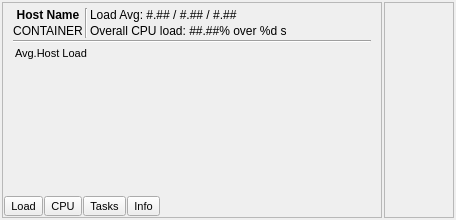
<?xml version="1.0" encoding="UTF-8"?>
<ui version="4.0">
 <class>FrmHostInfo</class>
 <widget class="QWidget" name="FrmHostInfo">
  <property name="geometry">
   <rect>
    <x>0</x>
    <y>0</y>
    <width>456</width>
    <height>220</height>
   </rect>
  </property>
  <property name="minimumSize">
   <size>
    <width>0</width>
    <height>220</height>
   </size>
  </property>
  <property name="windowTitle">
   <string>Form</string>
  </property>
  <layout class="QHBoxLayout" name="horizontalLayout" stretch="1,10">
   <property name="spacing">
    <number>2</number>
   </property>
   <property name="leftMargin">
    <number>2</number>
   </property>
   <property name="topMargin">
    <number>2</number>
   </property>
   <property name="rightMargin">
    <number>2</number>
   </property>
   <property name="bottomMargin">
    <number>2</number>
   </property>
   <item>
    <widget class="QFrame" name="frmHostInfo">
     <property name="minimumSize">
      <size>
       <width>380</width>
       <height>0</height>
      </size>
     </property>
     <property name="maximumSize">
      <size>
       <width>380</width>
       <height>16777215</height>
      </size>
     </property>
     <property name="frameShape">
      <enum>QFrame::StyledPanel</enum>
     </property>
     <property name="frameShadow">
      <enum>QFrame::Raised</enum>
     </property>
     <layout class="QVBoxLayout" name="verticalLayout_4">
      <property name="spacing">
       <number>1</number>
      </property>
      <property name="leftMargin">
       <number>1</number>
      </property>
      <property name="topMargin">
       <number>1</number>
      </property>
      <property name="rightMargin">
       <number>1</number>
      </property>
      <property name="bottomMargin">
       <number>1</number>
      </property>
      <item>
       <widget class="QStackedWidget" name="stckForm">
        <property name="currentIndex">
         <number>0</number>
        </property>
        <widget class="QWidget" name="pageData">
         <layout class="QVBoxLayout" name="verticalLayout_7" stretch="1,1,100">
          <property name="spacing">
           <number>2</number>
          </property>
          <property name="topMargin">
           <number>4</number>
          </property>
          <property name="bottomMargin">
           <number>4</number>
          </property>
          <item>
           <layout class="QHBoxLayout" name="horizontalLayout_2">
            <item>
             <layout class="QVBoxLayout" name="verticalLayout_2">
              <property name="spacing">
               <number>2</number>
              </property>
              <item>
               <widget class="QLabel" name="lblHostName">
                <property name="font">
                 <font>
                  <weight>75</weight>
                  <bold>true</bold>
                 </font>
                </property>
                <property name="text">
                 <string>Host Name</string>
                </property>
                <property name="alignment">
                 <set>Qt::AlignCenter</set>
                </property>
               </widget>
              </item>
              <item>
               <widget class="QLabel" name="lblTaskAgentMode">
                <property name="text">
                 <string>CONTAINER</string>
                </property>
                <property name="alignment">
                 <set>Qt::AlignCenter</set>
                </property>
               </widget>
              </item>
             </layout>
            </item>
            <item>
             <widget class="Line" name="line">
              <property name="orientation">
               <enum>Qt::Vertical</enum>
              </property>
             </widget>
            </item>
            <item>
             <layout class="QVBoxLayout" name="verticalLayout_3">
              <property name="spacing">
               <number>2</number>
              </property>
              <item>
               <widget class="QLabel" name="lblLoadAvgs">
                <property name="text">
                 <string>Load Avg: #.## / #.## / #.##</string>
                </property>
                <property name="alignment">
                 <set>Qt::AlignLeading|Qt::AlignLeft|Qt::AlignVCenter</set>
                </property>
               </widget>
              </item>
              <item>
               <widget class="QLabel" name="lblCPULoad">
                <property name="text">
                 <string>Overall CPU load: ##.##% over %d s</string>
                </property>
                <property name="alignment">
                 <set>Qt::AlignLeading|Qt::AlignLeft|Qt::AlignVCenter</set>
                </property>
               </widget>
              </item>
             </layout>
            </item>
            <item>
             <spacer name="horizontalSpacer_2">
              <property name="orientation">
               <enum>Qt::Horizontal</enum>
              </property>
              <property name="sizeHint" stdset="0">
               <size>
                <width>40</width>
                <height>20</height>
               </size>
              </property>
             </spacer>
            </item>
           </layout>
          </item>
          <item>
           <widget class="Line" name="line_2">
            <property name="sizePolicy">
             <sizepolicy hsizetype="Minimum" vsizetype="Fixed">
              <horstretch>0</horstretch>
              <verstretch>0</verstretch>
             </sizepolicy>
            </property>
            <property name="orientation">
             <enum>Qt::Horizontal</enum>
            </property>
           </widget>
          </item>
          <item>
           <widget class="QStackedWidget" name="stckCharts">
            <property name="minimumSize">
             <size>
              <width>0</width>
              <height>110</height>
             </size>
            </property>
            <property name="currentIndex">
             <number>0</number>
            </property>
            <widget class="QWidget" name="pageLoad">
             <layout class="QVBoxLayout" name="verticalLayout_11" stretch="1,1000">
              <property name="spacing">
               <number>2</number>
              </property>
              <property name="leftMargin">
               <number>2</number>
              </property>
              <property name="topMargin">
               <number>2</number>
              </property>
              <property name="rightMargin">
               <number>2</number>
              </property>
              <property name="bottomMargin">
               <number>2</number>
              </property>
              <item>
               <widget class="QLabel" name="label_3">
                <property name="font">
                 <font>
                  <pointsize>8</pointsize>
                 </font>
                </property>
                <property name="text">
                 <string>Avg.Host Load</string>
                </property>
               </widget>
              </item>
              <item>
               <widget class="QSimpleTickerGraph" name="wdgChartLoad" native="true">
                <property name="sizePolicy">
                 <sizepolicy hsizetype="Preferred" vsizetype="Expanding">
                  <horstretch>0</horstretch>
                  <verstretch>0</verstretch>
                 </sizepolicy>
                </property>
                <property name="minimumSize">
                 <size>
                  <width>0</width>
                  <height>90</height>
                 </size>
                </property>
               </widget>
              </item>
             </layout>
            </widget>
            <widget class="QWidget" name="pageCPU">
             <layout class="QVBoxLayout" name="verticalLayout_10" stretch="1,1000">
              <property name="spacing">
               <number>2</number>
              </property>
              <property name="leftMargin">
               <number>2</number>
              </property>
              <property name="topMargin">
               <number>2</number>
              </property>
              <property name="rightMargin">
               <number>2</number>
              </property>
              <property name="bottomMargin">
               <number>2</number>
              </property>
              <item>
               <widget class="QLabel" name="label_2">
                <property name="font">
                 <font>
                  <pointsize>8</pointsize>
                 </font>
                </property>
                <property name="text">
                 <string>Overall CPU load</string>
                </property>
               </widget>
              </item>
              <item>
               <widget class="QSimpleTickerGraph" name="wdgChartCPU" native="true"/>
              </item>
             </layout>
            </widget>
            <widget class="QWidget" name="pageTasks">
             <layout class="QVBoxLayout" name="verticalLayout_9" stretch="1,1000">
              <property name="spacing">
               <number>2</number>
              </property>
              <property name="leftMargin">
               <number>2</number>
              </property>
              <property name="topMargin">
               <number>2</number>
              </property>
              <property name="rightMargin">
               <number>2</number>
              </property>
              <property name="bottomMargin">
               <number>2</number>
              </property>
              <item>
               <widget class="QLabel" name="label">
                <property name="font">
                 <font>
                  <pointsize>8</pointsize>
                 </font>
                </property>
                <property name="text">
                 <string>Num of Total Tasks</string>
                </property>
               </widget>
              </item>
              <item>
               <widget class="QSimpleTickerGraph" name="wdgChartTasks" native="true"/>
              </item>
             </layout>
            </widget>
           </widget>
          </item>
         </layout>
        </widget>
        <widget class="QWidget" name="pageInfo">
         <layout class="QVBoxLayout" name="verticalLayout">
          <property name="spacing">
           <number>2</number>
          </property>
          <item>
           <widget class="QLabel" name="lblInfo">
            <property name="text">
             <string>Intel(R) Core(TM) i7-6820HQ CPU @ 2.70GHz 
x86_64 (GenuineIntel)</string>
            </property>
            <property name="alignment">
             <set>Qt::AlignLeading|Qt::AlignLeft|Qt::AlignVCenter</set>
            </property>
           </widget>
          </item>
          <item>
           <spacer name="verticalSpacer">
            <property name="orientation">
             <enum>Qt::Vertical</enum>
            </property>
            <property name="sizeHint" stdset="0">
             <size>
              <width>20</width>
              <height>40</height>
             </size>
            </property>
           </spacer>
          </item>
         </layout>
        </widget>
       </widget>
      </item>
      <item>
       <layout class="QHBoxLayout" name="horizontalLayout_3">
        <item>
         <widget class="QToolButton" name="tbtnLoad">
          <property name="font">
           <font>
            <pointsize>8</pointsize>
           </font>
          </property>
          <property name="text">
           <string>Load</string>
          </property>
         </widget>
        </item>
        <item>
         <widget class="QToolButton" name="tbtnCPU">
          <property name="font">
           <font>
            <pointsize>8</pointsize>
           </font>
          </property>
          <property name="text">
           <string>CPU</string>
          </property>
         </widget>
        </item>
        <item>
         <widget class="QToolButton" name="tbtnTasks">
          <property name="font">
           <font>
            <pointsize>8</pointsize>
           </font>
          </property>
          <property name="text">
           <string>Tasks</string>
          </property>
         </widget>
        </item>
        <item>
         <widget class="QToolButton" name="tbtnInfo">
          <property name="font">
           <font>
            <pointsize>8</pointsize>
           </font>
          </property>
          <property name="text">
           <string>Info</string>
          </property>
         </widget>
        </item>
        <item>
         <spacer name="horizontalSpacer">
          <property name="orientation">
           <enum>Qt::Horizontal</enum>
          </property>
          <property name="sizeHint" stdset="0">
           <size>
            <width>40</width>
            <height>20</height>
           </size>
          </property>
         </spacer>
        </item>
       </layout>
      </item>
     </layout>
    </widget>
   </item>
   <item>
    <widget class="QScrollArea" name="scrollTasksInfo">
     <property name="minimumSize">
      <size>
       <width>0</width>
       <height>186</height>
      </size>
     </property>
     <property name="widgetResizable">
      <bool>true</bool>
     </property>
     <widget class="QWidget" name="scrollAreaWidgetContents">
      <property name="geometry">
       <rect>
        <x>0</x>
        <y>0</y>
        <width>68</width>
        <height>214</height>
       </rect>
      </property>
     </widget>
    </widget>
   </item>
  </layout>
 </widget>
 <customwidgets>
  <customwidget>
   <class>QSimpleTickerGraph</class>
   <extends>QWidget</extends>
   <header>qsimpletickergraph.h</header>
   <container>1</container>
  </customwidget>
 </customwidgets>
 <resources/>
 <connections>
  <connection>
   <sender>tbtnLoad</sender>
   <signal>clicked()</signal>
   <receiver>FrmHostInfo</receiver>
   <slot>showLoadPanel()</slot>
   <hints>
    <hint type="sourcelabel">
     <x>38</x>
     <y>210</y>
    </hint>
    <hint type="destinationlabel">
     <x>352</x>
     <y>189</y>
    </hint>
   </hints>
  </connection>
  <connection>
   <sender>tbtnCPU</sender>
   <signal>clicked()</signal>
   <receiver>FrmHostInfo</receiver>
   <slot>showCPUPanel()</slot>
   <hints>
    <hint type="sourcelabel">
     <x>79</x>
     <y>211</y>
    </hint>
    <hint type="destinationlabel">
     <x>353</x>
     <y>142</y>
    </hint>
   </hints>
  </connection>
  <connection>
   <sender>tbtnTasks</sender>
   <signal>clicked()</signal>
   <receiver>FrmHostInfo</receiver>
   <slot>showTasksPanel()</slot>
   <hints>
    <hint type="sourcelabel">
     <x>124</x>
     <y>208</y>
    </hint>
    <hint type="destinationlabel">
     <x>352</x>
     <y>109</y>
    </hint>
   </hints>
  </connection>
  <connection>
   <sender>tbtnInfo</sender>
   <signal>clicked()</signal>
   <receiver>FrmHostInfo</receiver>
   <slot>showInfoPanel()</slot>
   <hints>
    <hint type="sourcelabel">
     <x>172</x>
     <y>209</y>
    </hint>
    <hint type="destinationlabel">
     <x>352</x>
     <y>59</y>
    </hint>
   </hints>
  </connection>
 </connections>
 <slots>
  <slot>showLoadPanel()</slot>
  <slot>showCPUPanel()</slot>
  <slot>showTasksPanel()</slot>
  <slot>showInfoPanel()</slot>
 </slots>
</ui>
